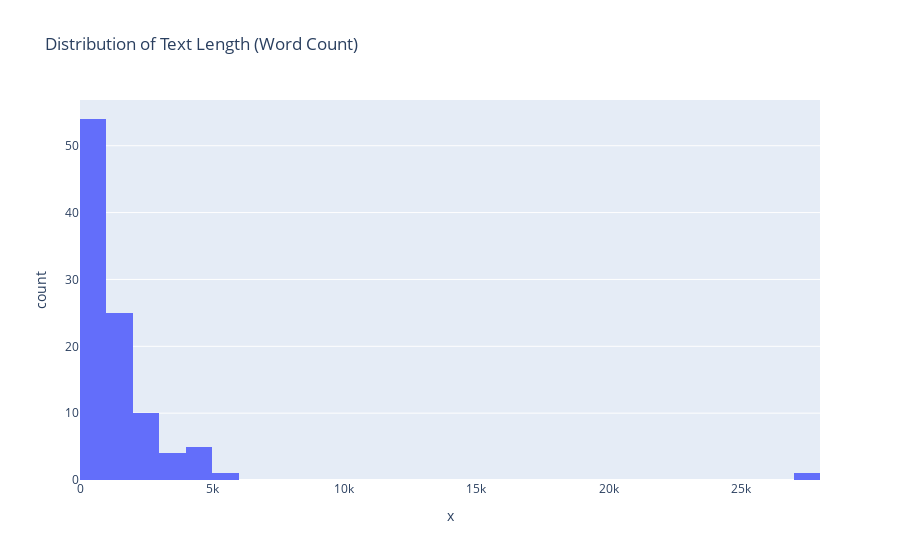

Notebook code for this chart:
### Markdown cell above
There is one document with 170-179K characters. Others are with < 50K character count in total.

### Code cell
px.histogram(x=train_csv["preprocessed_html_text"].apply(lambda text: text.split(" ")).apply(len),
             title="Distribution of Text Length (Word Count)")

### Figure 1 — Plotly figure (JSON) as saved in the notebook; plotly's stock layout.template omitted (floating-point values rounded to 4 significant figures)
{"data": [{"alignmentgroup": "True", "bingroup": "x", "hovertemplate": "x=%{x}<br>count=%{y}<extra></extra>", "legendgroup": "", "marker": {"color": "#636efa", "pattern": {"shape": ""}}, "name": "", "offsetgroup": "", "orientation": "v", "showlegend": false, "type": "histogram", "x": [980, 2834, 1172, 499, 523, 273, 302, 175, 227, 280, 290, 1148, 964, 964, 697, 697, 1130, 1193, 1025, 467, 3605, 4988, 816, 961, 949, 2247, 1944, 3791, 4296, 1191, 1316, 4383, 1290, 1855, 4737, 457, 898, 513, 3507, 638, 1425, 858, 463, 624, 940, 564, 3446, 5175, 1107, 288, 451, 394, 741, 741, 411, 400, 2054, 1891, 852, 4295, 797, 1554, 1593, 1866, 872, 390, 970, 697, 2024, 1965, 2223, 1828, 953, 427, 1847, 845, 2088, 1563, 2827, 1449, 802, 874, 624, 1495, 737, 506, 764, 764, 546, 546, 2218, 661, 939, 2522, 2491, 27510, 894, 1638, 1908, 1113], "xaxis": "x", "yaxis": "y"}], "layout": {"barmode": "relative", "legend": {"tracegroupgap": 0}, "title": {"text": "Distribution of Text Length (Word Count)"}, "xaxis": {"anchor": "y", "domain": [0, 1], "title": {"text": "x"}}, "yaxis": {"anchor": "x", "domain": [0, 1], "title": {"text": "count"}}}}
